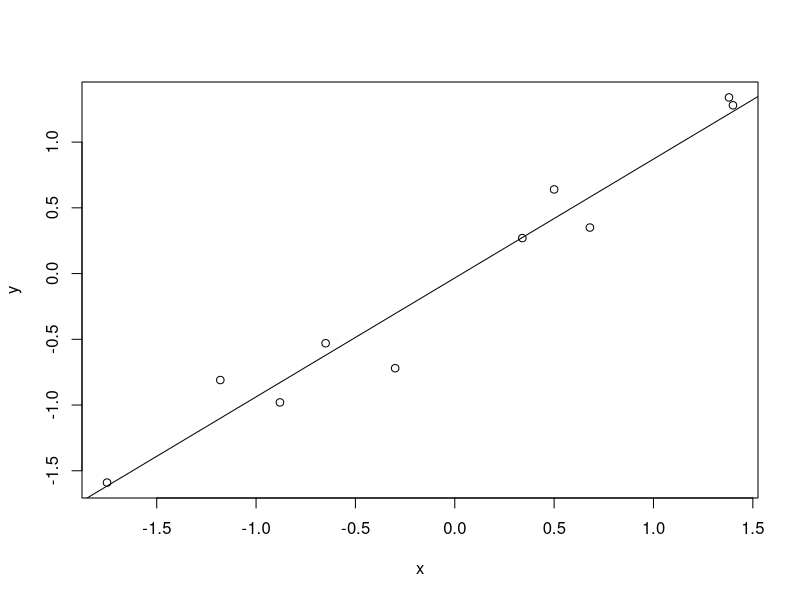
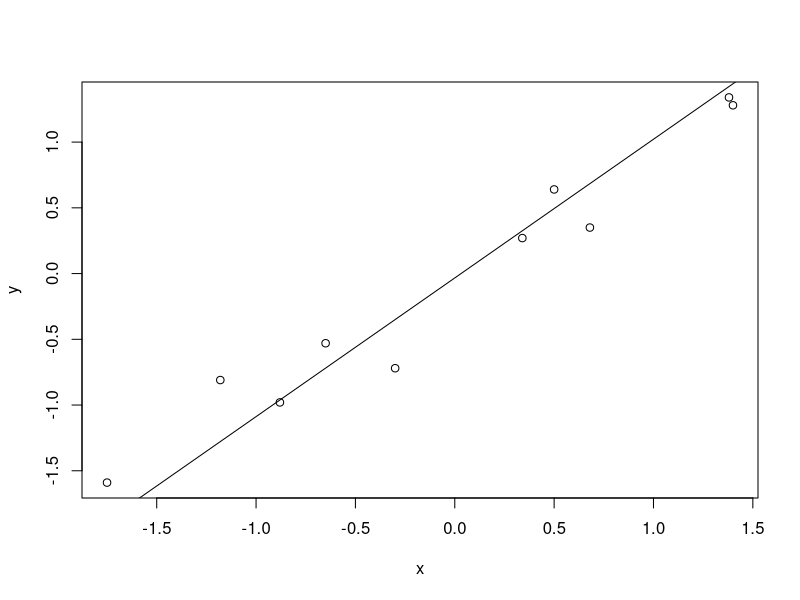

These charts were generated, in order, by the following R code:
## ---- chunk 1
knitr::opts_chunk$set(echo = TRUE)
## ---- chunk 2
dat <- data.frame(x = c(.34, 1.38, -0.65, .68, 1.40, -.88, -.30, -1.18, .5, -1.75), 
                  y = c(.27, 1.34, -.53, .35, 1.28, -.98, -.72, -.81, .64, -1.59))

lm(x~y, data = dat)
lm(y~x, data = dat)

plot(dat)
abline(-.0334, 0.9044)

plot(dat)
abline(-.03313, 1.05501)


